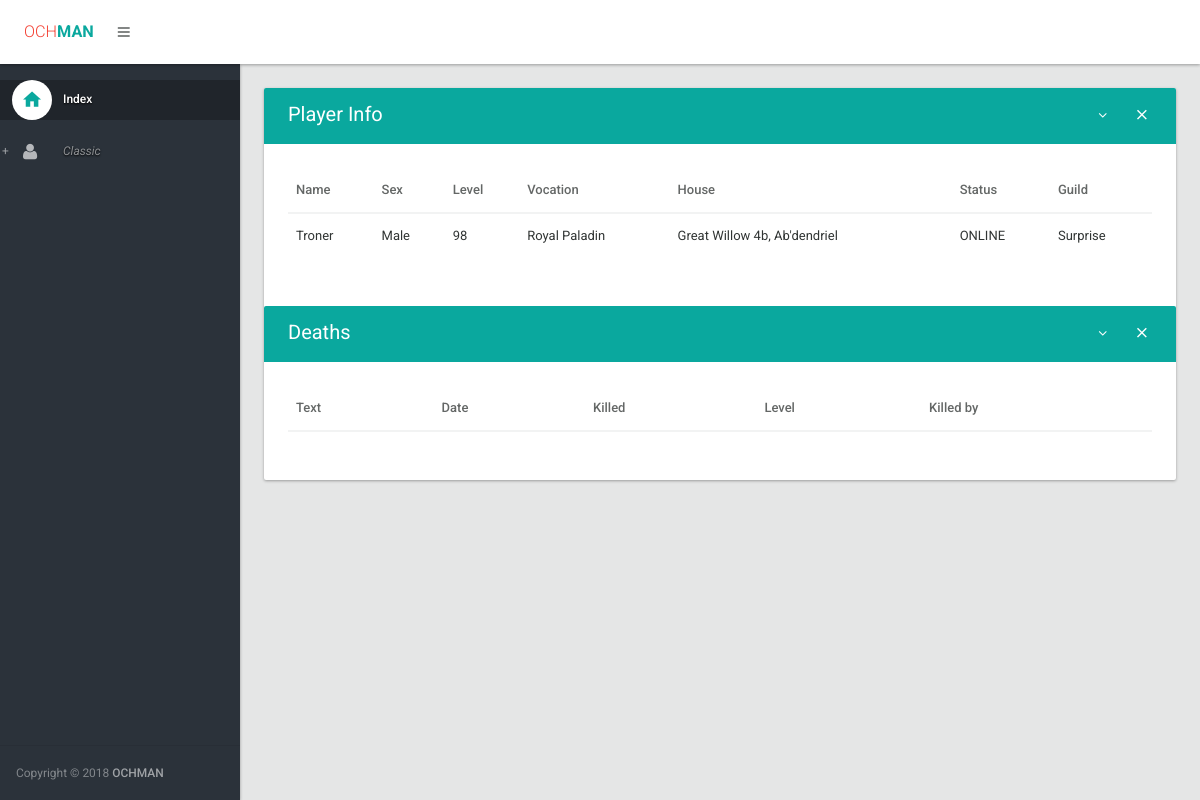
/stats/player/Troner/, run on the app's committed database.
### stats/models.py (models this page shows, shortened)
class Player(models.Model):
    SEX_CHOICES = (
        ("Male", "Male"),
        ("Female", "Female"),
    )
    VOCATION_CHOICES = (
        ('No Vocation', "No Vocation"),
        ("Knight", "Knight"),
        ("Paladin", "Paladin"),
        ("Druid", "Druid"),
        ("Sorcerer", "Sorcerer"),
        ("Elite Knight", "Elite Knight"),
        ("Royal Paladin", "Royal Paladin"),
        ("Elder Druid", "Elder Druid"),
        ("Master Sorcerer", "Master Sorcerer"),
    )
    ONLINE_CHOICES = (
        ("ONLINE", "ONLINE"),
        ("OFFLINE", "OFFLINE"),
    )
    name = models.CharField(max_length=100, unique=True)
    guild = models.CharField(max_length=50, null=True, blank=True)
    sex = models.CharField(choices=SEX_CHOICES, max_length=7)
    level = models.PositiveSmallIntegerField()
    vocation = models.CharField(choices=VOCATION_CHOICES, max_length=50)
    house = models.CharField(null=True, max_length=100, blank=True)
    status = models.CharField(choices=ONLINE_CHOICES, max_length=10)
    lastlogin = models.DateTimeField()
    comment = models.CharField(null=True, blank=True, max_length=500)

### stats/views.py (the view)
# urls.py: url(r'^player/(?P<player_name>.+)/$', views.player_details, name="player_details"),
def player_details(request, player_name):
    player = Player.objects.get(name=player_name)
    deaths = Deaths.objects.filter(killed=player)
    return render(request, 'player.html', {'player': player, 'deaths': deaths })

### stats/templates/player.html (shortened to what this page needs)
{% extends 'layout.html' %}
{% block body %}
                <section>
                    <div class="section-body">
                        <div class="row">
                            <div class="col-lg-12">
                                <div class="card">
                                    <div class="card-head style-primary">
                                        <header>Player Info</header>
                                        <div class="tools">
                                            <a class="btn btn-icon-toggle btn-collapse"><i class="fa fa-angle-down"></i></a>
                                            <a class="btn btn-icon-toggle btn-close"><i class="md md-close"></i></a>
                                        </div>
                                    </div>
                                    <div class="card-body">
                                        <div class="table-responsive">
                                            <table id="datatable3" class="table order-column">
                                                <thead>
                                                    <tr>
                                                        <th>Name</th>
                                                        <th>Sex</th>
                                                        <th>Level</th>
                                                        <th>Vocation</th>
                                                        <th>House</th>
                                                        <th>Status</th>
                                                        <th>Guild</th>
                                                    </tr>
                                                </thead>
                                                <tbody>
                                                        <tr class="gradeX">
                                                            <td>{{ player.name }}</td>
                                                            <td>{{ player.sex }}</td>
                                                            <td>{{ player.level }}</td>
                                                            <td>{{ player.vocation }}</td>
                                                            <td>{{ player.house }} </td>
                                                            <td>{{ player.status }} </td>
                                                            {% if player.guild %}
                                                                <td><a href="{% url 'guild_details' player.guild %}">{{ player.guild }} </td>
                                                            {% else %}
                                                                <td> ---- </td>
                                                            {% endif %}
                                                        </tr>
                                                </tbody>
                                            </table>
                                            </div>
                                        </div>
                                    <div class="card-head style-primary">
                                        <header>Deaths</header>
                                        <div class="tools">
                                            <a class="btn btn-icon-toggle btn-collapse"><i class="fa fa-angle-down"></i></a>
                                            <a class="btn btn-icon-toggle btn-close"><i class="md md-close"></i></a>
                                        </div>
                                    </div>
                                    <div class="card-body">
                                        <div class="table-responsive">
                                            <table id="datatable2" class="table order-column hover">
                                                <thead>
                                                    <tr>
                                                        <th>Text</th>
                                                        <th>Date</th>
                                                        <th>Killed</th>
                                                        <th>Level</th>
                                                        <th>Killed by</th>
                                                    </tr>
                                                </thead>
                                            </table>
                                        </div>
                                    </div>
                                </div>
                            </div>
                        </div>
                    </div>
                </section>
{% endblock %}

### data on the page
Player: name "Troner", sex "Male", level "98", vocation "Royal Paladin", house "Great Willow 4b, Ab'dendriel", status "ONLINE", guild "Surprise"
